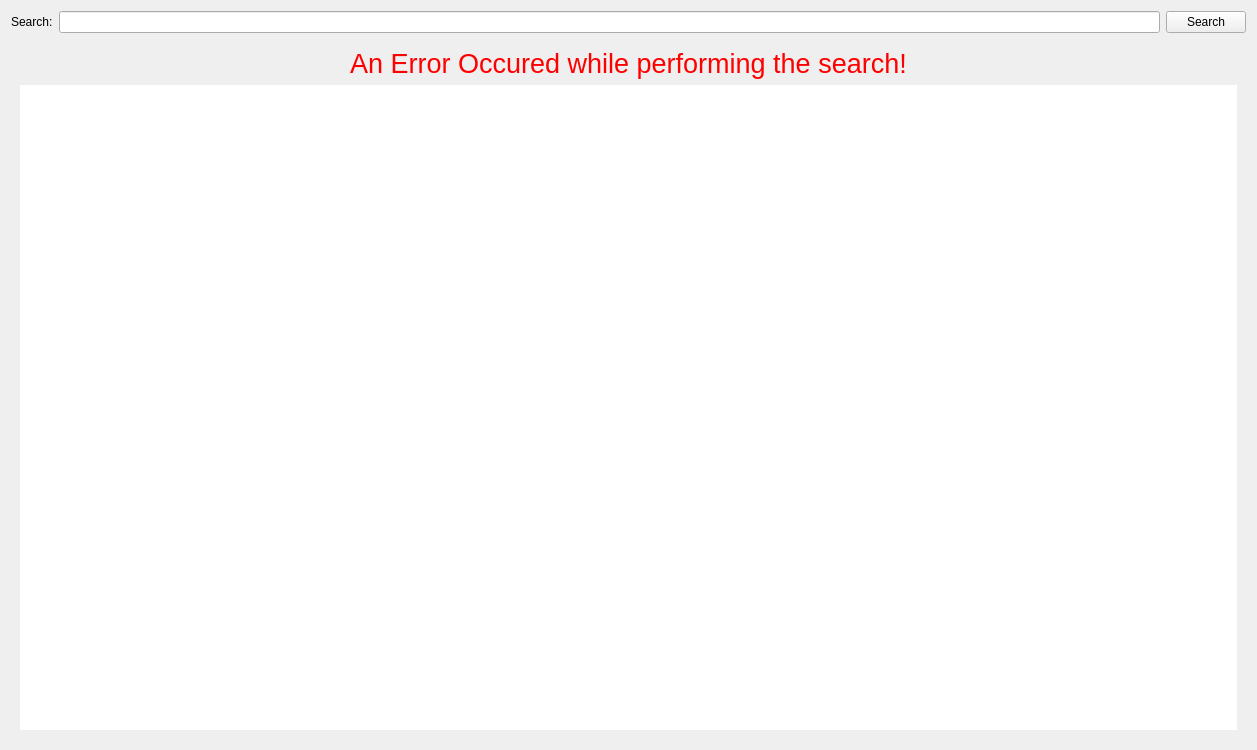
<?xml version="1.0" encoding="UTF-8"?>
<ui version="4.0">
 <class>Calendar</class>
 <widget class="QWidget" name="Calendar">
  <property name="geometry">
   <rect>
    <x>0</x>
    <y>0</y>
    <width>1257</width>
    <height>750</height>
   </rect>
  </property>
  <property name="windowTitle">
   <string>Form</string>
  </property>
  <layout class="QVBoxLayout" name="verticalLayout_2">
   <item>
    <layout class="QHBoxLayout" name="horizontalLayout">
     <item>
      <widget class="QLabel" name="label">
       <property name="sizePolicy">
        <sizepolicy hsizetype="Fixed" vsizetype="Preferred">
         <horstretch>0</horstretch>
         <verstretch>0</verstretch>
        </sizepolicy>
       </property>
       <property name="text">
        <string>Search:</string>
       </property>
      </widget>
     </item>
     <item>
      <widget class="QLineEdit" name="search_box">
       <property name="sizePolicy">
        <sizepolicy hsizetype="Preferred" vsizetype="Fixed">
         <horstretch>0</horstretch>
         <verstretch>0</verstretch>
        </sizepolicy>
       </property>
      </widget>
     </item>
     <item>
      <widget class="QPushButton" name="search_button">
       <property name="sizePolicy">
        <sizepolicy hsizetype="Fixed" vsizetype="Fixed">
         <horstretch>0</horstretch>
         <verstretch>0</verstretch>
        </sizepolicy>
       </property>
       <property name="text">
        <string>Search</string>
       </property>
      </widget>
     </item>
    </layout>
   </item>
   <item>
    <widget class="QStackedWidget" name="stacked">
     <property name="currentIndex">
      <number>4</number>
     </property>
     <widget class="QWidget" name="searching_page">
      <layout class="QVBoxLayout" name="verticalLayout_6">
       <item alignment="Qt::AlignmentFlag::AlignBottom">
        <widget class="QLabel" name="label_5">
         <property name="sizePolicy">
          <sizepolicy hsizetype="Preferred" vsizetype="Fixed">
           <horstretch>0</horstretch>
           <verstretch>0</verstretch>
          </sizepolicy>
         </property>
         <property name="font">
          <font>
           <pointsize>26</pointsize>
          </font>
         </property>
         <property name="text">
          <string>Searching...</string>
         </property>
         <property name="alignment">
          <set>Qt::AlignmentFlag::AlignCenter</set>
         </property>
        </widget>
       </item>
       <item alignment="Qt::AlignmentFlag::AlignHCenter|Qt::AlignmentFlag::AlignTop">
        <widget class="QPushButton" name="cancel_button">
         <property name="sizePolicy">
          <sizepolicy hsizetype="Fixed" vsizetype="Fixed">
           <horstretch>0</horstretch>
           <verstretch>0</verstretch>
          </sizepolicy>
         </property>
         <property name="text">
          <string>Cancel</string>
         </property>
        </widget>
       </item>
      </layout>
     </widget>
     <widget class="QWidget" name="results_page">
      <layout class="QVBoxLayout" name="verticalLayout">
       <item>
        <layout class="QHBoxLayout" name="horizontalLayout_2">
         <item alignment="Qt::AlignmentFlag::AlignRight">
          <widget class="QLabel" name="label_2">
           <property name="sizePolicy">
            <sizepolicy hsizetype="Fixed" vsizetype="Fixed">
             <horstretch>0</horstretch>
             <verstretch>0</verstretch>
            </sizepolicy>
           </property>
           <property name="text">
            <string>Year:</string>
           </property>
          </widget>
         </item>
         <item alignment="Qt::AlignmentFlag::AlignLeft">
          <widget class="QSpinBox" name="year_spin">
           <property name="sizePolicy">
            <sizepolicy hsizetype="Fixed" vsizetype="Fixed">
             <horstretch>0</horstretch>
             <verstretch>0</verstretch>
            </sizepolicy>
           </property>
           <property name="minimum">
            <number>1</number>
           </property>
           <property name="maximum">
            <number>9999</number>
           </property>
          </widget>
         </item>
        </layout>
       </item>
       <item>
        <layout class="QGridLayout" name="calendar_layout"/>
       </item>
      </layout>
     </widget>
     <widget class="QWidget" name="no_search_page">
      <layout class="QVBoxLayout" name="verticalLayout_3">
       <item>
        <widget class="QLabel" name="label_3">
         <property name="font">
          <font>
           <pointsize>36</pointsize>
          </font>
         </property>
         <property name="text">
          <string>Use the field above to search.</string>
         </property>
         <property name="alignment">
          <set>Qt::AlignmentFlag::AlignCenter</set>
         </property>
        </widget>
       </item>
      </layout>
     </widget>
     <widget class="QWidget" name="no_results_page">
      <layout class="QVBoxLayout" name="verticalLayout_4">
       <item>
        <widget class="QLabel" name="label_4">
         <property name="font">
          <font>
           <pointsize>36</pointsize>
          </font>
         </property>
         <property name="text">
          <string>No snapshots matched your search.</string>
         </property>
         <property name="alignment">
          <set>Qt::AlignmentFlag::AlignCenter</set>
         </property>
        </widget>
       </item>
      </layout>
     </widget>
     <widget class="QWidget" name="error_page">
      <layout class="QVBoxLayout" name="verticalLayout_5">
       <item>
        <widget class="QLabel" name="error_label">
         <property name="font">
          <font>
           <pointsize>20</pointsize>
          </font>
         </property>
         <property name="styleSheet">
          <string notr="true">QLabel {
	color: rgb(255, 0, 0);
}</string>
         </property>
         <property name="text">
          <string>An Error Occured while performing the search!</string>
         </property>
         <property name="alignment">
          <set>Qt::AlignmentFlag::AlignCenter</set>
         </property>
        </widget>
       </item>
       <item>
        <widget class="QPlainTextEdit" name="error_content">
         <property name="font">
          <font>
           <family>DejaVu Sans Mono</family>
          </font>
         </property>
         <property name="frameShape">
          <enum>QFrame::Shape::NoFrame</enum>
         </property>
         <property name="frameShadow">
          <enum>QFrame::Shadow::Plain</enum>
         </property>
         <property name="undoRedoEnabled">
          <bool>false</bool>
         </property>
         <property name="readOnly">
          <bool>true</bool>
         </property>
        </widget>
       </item>
      </layout>
     </widget>
    </widget>
   </item>
  </layout>
 </widget>
 <resources/>
 <connections/>
</ui>
